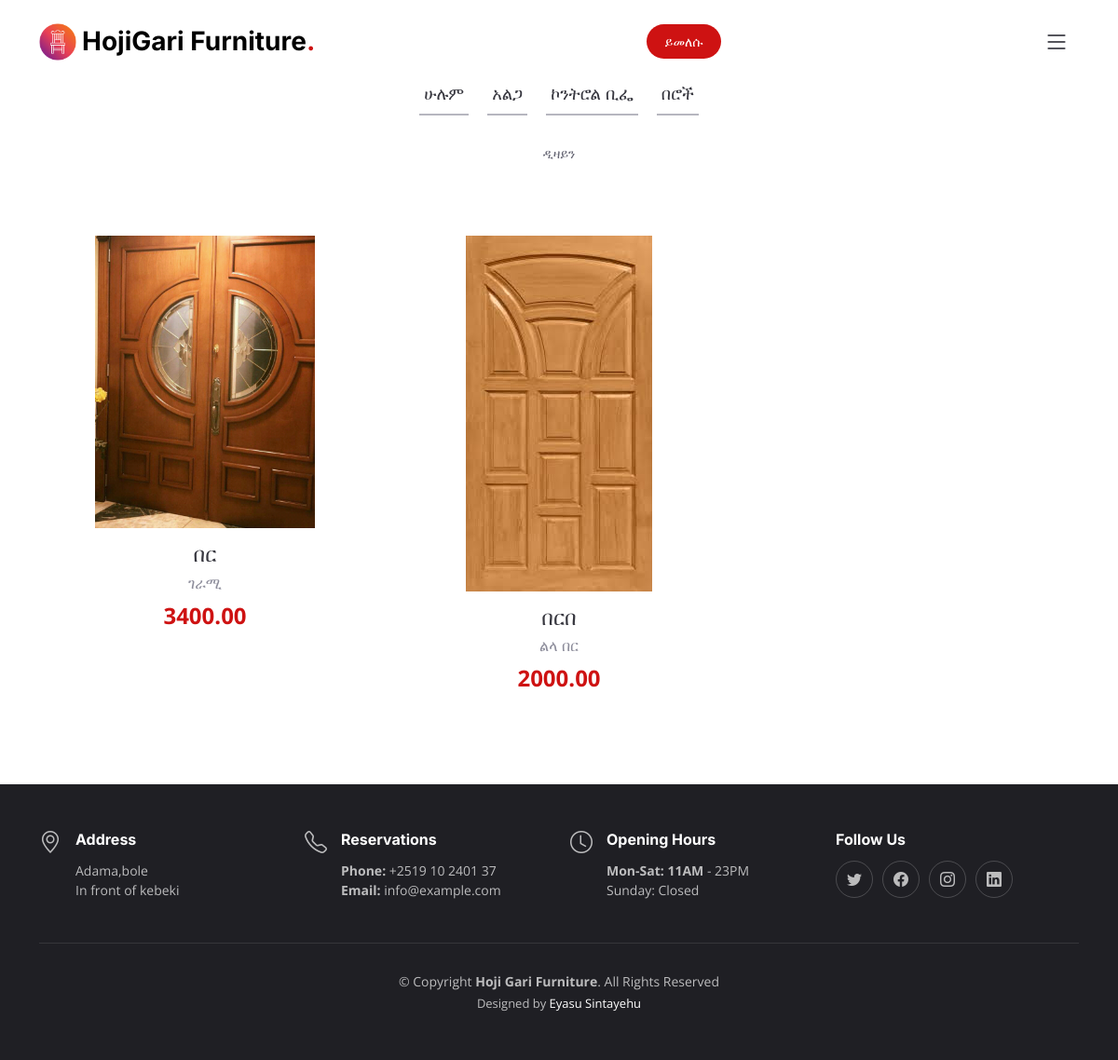
Screenshot of /allDesign/?category=በሮች with the database file from the repository.
### funiture/models.py (models this page shows, shortened)
class Category(models.Model):
    name = models.CharField(max_length=50, null=True)

class Product(models.Model):
    name = models.CharField(max_length=50, null=True)
    category = models.ForeignKey(Category, on_delete=models.CASCADE, null=True)
    image = models.ImageField(upload_to='furniture', null=True)
    price = models.DecimalField(max_digits=7, decimal_places=2, blank=True, null=True)
    describtion = models.TextField()

### funiture/views.py (the view)
# urls.py: path('allDesign/', allDesign, name='allDesign')
def allDesign(request):
    category = request.GET.get('category')
    if category == None:
        product = Product.objects.all().order_by('-id')
        categories = Category.objects.all()
        context = {
            'designs': product,
            'categories': categories
            }
        return render(request, 'allDesign.html', context)
    else:
        product = Product.objects.filter(category__name=category)
    categories = Category.objects.all()
    context = {
        'designs':product,
        'categories': categories
    }
    return render(request, 'category.html', context)

### funiture/templates/category.html (shortened to what this page needs)
<!DOCTYPE html>
{% load static %}
<html lang="en">
<head>
 <link type="text/css" href="{% static "vendor/bootstrap/css/bootstrap.min.css" %}" rel="stylesheet">
  <link href="{% static "vendor/bootstrap-icons/bootstrap-icons.css" %}" rel="stylesheet">
  <link href=" {% static "vendor/aos/aos.css" %}" rel="stylesheet">
  <link href="{% static "vendor/glightbox/css/glightbox.min.css" %}" rel="stylesheet">
  <link href="{% static "vendor/swiper/swiper-bundle.min.css" %}" rel="stylesheet">
  <link href="{% static "css/main.css" %}" rel="stylesheet">
</head>
<body>
  <header id="header" class="header fixed-top d-flex align-items-center">
    <div class="container d-flex align-items-center justify-content-between">
      <a href="{% url 'home' %}" class="logo d-flex align-items-center me-auto me-lg-0">
        <img src="{% static "img/logo.png" %}" alt="">
        <h1>HojiGari Furniture<span>.</span></h1>
      </a>
      <a class="btn-book-a-table" href="{% url 'home' %}">ይመለሱ</a>
      <i class="mobile-nav-toggle mobile-nav-show bi bi-list"></i>
    </div>
  </header>
    <section id="all" class="menu">
        <div class="container" data-aos="fade-up">
            <ul class="nav nav-tabs d-flex justify-content-center" data-aos="fade-up" data-aos-delay="200">
                <li class="nav-item">
                    <a href="{% url 'allDesign' %}" class="nav-link show"  >
                    <h4>ሁሉም</h4>
                    </a>
                </li>
                {% for cate in categories %}
                        <li class="nav-item">
                        <a class="nav-link  show" href="{% url 'allDesign' %}?category={{ cate.name }}">
                        <h4>{{ cate.name }} </h4>
                        </a></li>
                {% endfor %}
            </ul>
            <div class="tab-content" data-aos="fade-up" data-aos-delay="300">
            <div class="tab-pane fade active show" id="menu-starters">
                <div class="row gy-5">
                <div class="tab-header text-center">
                        <p>ዲዛይን</p>
                        </div>
                    {% for design in designs %}
                        <div class="col-lg-4 menu-item">
                            <a href="{{ design.image.url }}" class="glightbox"><img src="{{ design.image.url }}" class="menu-img img-fluid" alt=""></a>
                            <h4>{{ design.name }}</h4>
                            <p class="ingredients">
                            {{ design.describtion}}
                            </p>
                            <p class="price">
                            {{ design.price}}
                            </p>
                        </div>
                    {% endfor %}
                </div>
             </div>
            </div>
        </div>
    </section>
  {% include "footer.html" %}
</body>
</html>

### static/css/main.css (style rules this page uses)
:root { --font-default: "Open Sans", system-ui, -apple-system, "Segoe UI", Roboto, "Helvetica Neue", Arial, "Noto Sans", "Liberation Sans", sans-serif, "Apple Color Emoji", "Segoe UI Emoji", "Segoe UI Symbol", "Noto Color Emoji"; --font-primary: "Amatic SC", sans-serif; --font-secondary: "Inter", sans-serif; }
:root { --color-default: #212529; --color-primary: #ce1212; --color-secondary: #37373f; }
:root { scroll-behavior: smooth; }
body { font-family: var(--font-default); color: var(--color-default); }
a { color: var(--color-primary); text-decoration: none; }
h1, h2, h3, h4, h5, h6 { font-family: var(--font-secondary); }
section { overflow: hidden; padding: 80px 0; scroll-margin-top: 90px; overflow: clip; }
.header { background: #fff; transition: all 0.5s; z-index: 997; height: 90px; border-bottom: 1px solid #fff; }
.header .logo img { max-height: 40px; margin-right: 6px; }
.header .logo h1 { font-size: 28px; font-weight: 700; color: #000; margin: 0; font-family: var(--font-secondary); }
.header .logo h1 span { color: var(--color-primary); }
.header .btn-book-a-table, .header .btn-book-a-table:focus { font-size: 14px; color: #fff; background: var(--color-primary); padding: 8px 20px; margin-left: 30px; border-radius: 50px; transition: 0.3s; }
@media (max-width: 1279px) { .mobile-nav-show { color: var(--color-secondary); font-size: 28px; cursor: pointer; line-height: 0; transition: 0.5s; z-index: 9999; margin: 0 10px 0 20px; } }
.menu .nav-tabs { border: 0; }
.menu .nav-link { margin: 0 10px; padding: 10px 5px; transition: 0.3s; color: var(--color-secondary); border-radius: 0; cursor: pointer; height: 100%; border: 0; border-bottom: 2px solid #b6b6bf; }
.menu .nav-link h4 { font-size: 18px; font-weight: 400; margin: 0; font-family: var(--font-secondary); }
.menu .tab-content .tab-header { padding: 30px 0; }
.menu .tab-content .tab-header p { font-size: 14px; text-transform: uppercase; color: #676775; margin-bottom: 0; }
.menu .tab-content .menu-item { -moz-text-align-last: center; text-align-last: center; }
.menu .tab-content .menu-item .menu-img { padding: 0 60px; margin-bottom: 15px; }
.menu .tab-content .menu-item h4 { font-size: 22px; font-weight: 500; color: var(--color-secondary); font-family: var(--font-secondary); font-weight: 30px; margin-bottom: 5px; }
.menu .tab-content .menu-item .ingredients { font-family: var(--font-secondary); color: #8d8d9b; margin-bottom: 5px; }
.menu .tab-content .menu-item .price { font-size: 24px; font-weight: 700; color: var(--color-primary); }

### rows the page displays
Category: name "አልጋ"
Category: name "ኮንትሮል ቢፌ"
Category: name "በሮች"
Product: image (picture), name "በር", describtion "ገራሚ", price "3400.00"
Product: image (picture), name "በርበ", describtion "ልላ በር", price "2000.00"
